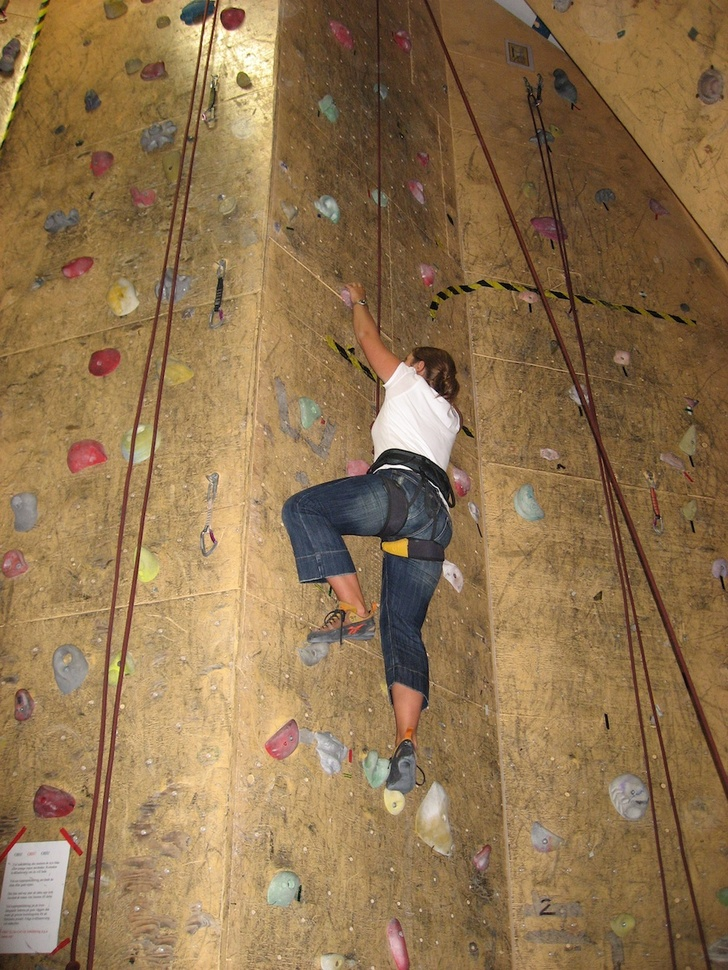
#> input picture chap2/data/climbing_1_small.jpg, 728 x 970 px, shrunk from 1000 x 1333 before the run
$ python -i harris.py   (imports and definitions only)
#> lines starting #> are read from the running program, lines starting #| are printed output that depends on the picture
from pylab import *
from numpy import *
from scipy.ndimage import filters

def compute_harris_response(im,sigma=3):
   """ グレースケール画像の各ピクセルについて
       Harrisコーナー検出器の応答関数を定義する """

   # 微分係数
   imx = zeros(im.shape)
   filters.gaussian_filter(im, (sigma,sigma), (0,1), imx)
   imy = zeros(im.shape)
   filters.gaussian_filter(im, (sigma,sigma), (1,0), imy)

   # Harris行列の成分を計算する
   Wxx = filters.gaussian_filter(imx*imx,sigma)
   Wxy = filters.gaussian_filter(imx*imy,sigma)
   Wyy = filters.gaussian_filter(imy*imy,sigma)

   # 判別式と対角成分
   Wdet = Wxx*Wyy - Wxy**2
   Wtr = Wxx + Wyy

   return Wdet / Wtr


# [123 lines left out: functions get_harris_points, plot_harris_points, get_descriptors, match, match_twosided, appendimages and 1 more, not called in this run]

>>> import cv2
>>> picture = cv2.imread('data/climbing_1_small.jpg', cv2.IMREAD_GRAYSCALE)
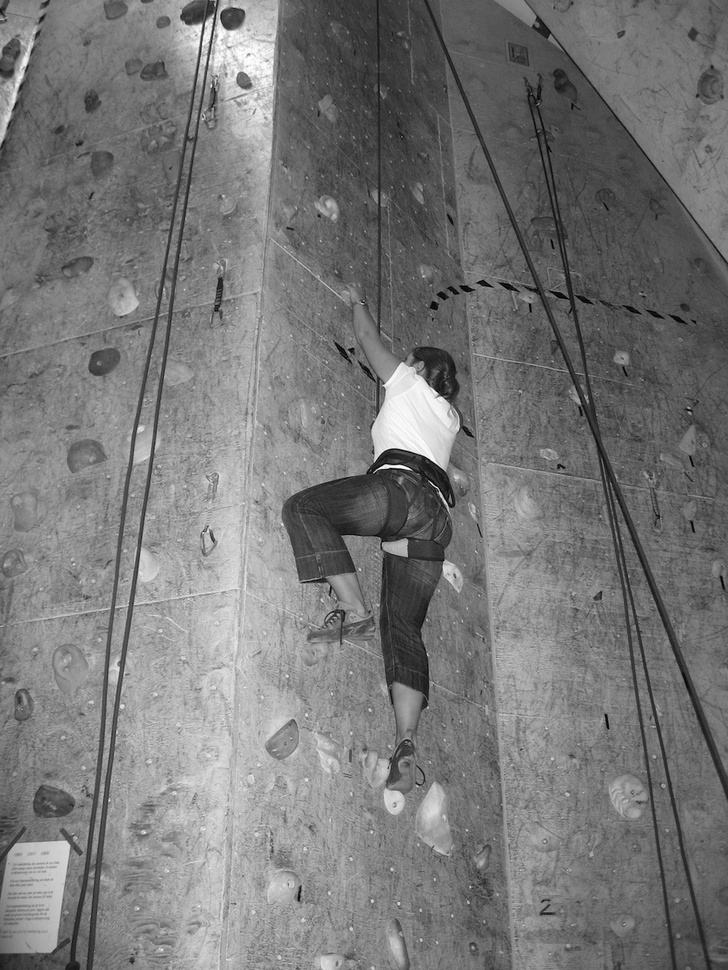
#> picture: shape (970, 728); min 0, max 255, mean 119.6
>>> result = compute_harris_response(picture)
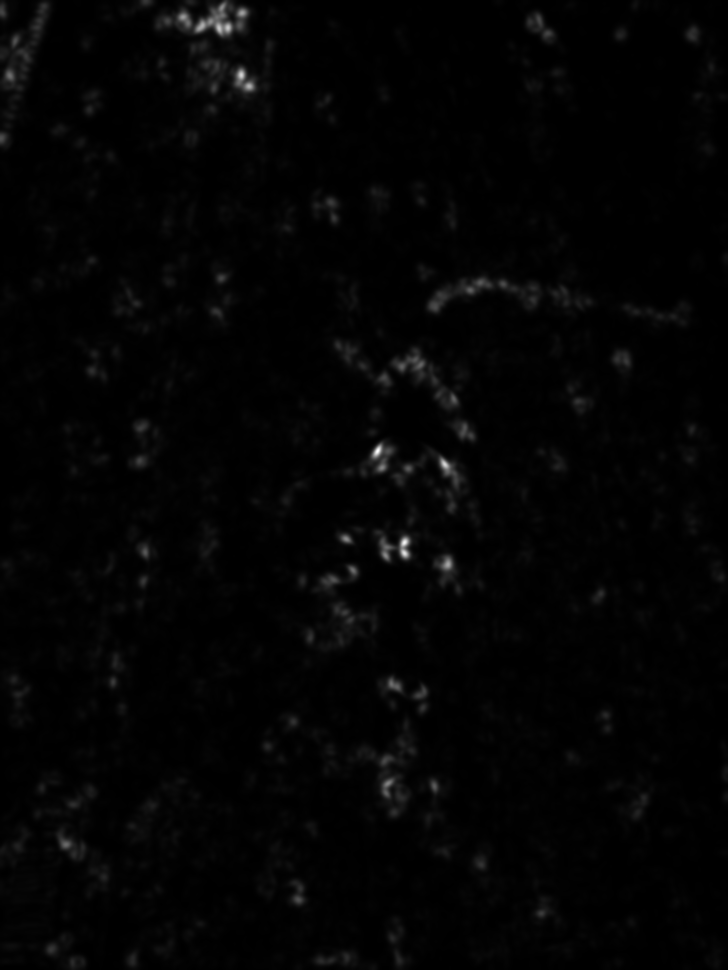
#> result: shape (970, 728) float64; min 0.00264, max 32.04, mean 0.5; drawn with min black and max white

$ run again, on chap2/data/climbing_2_small.jpg
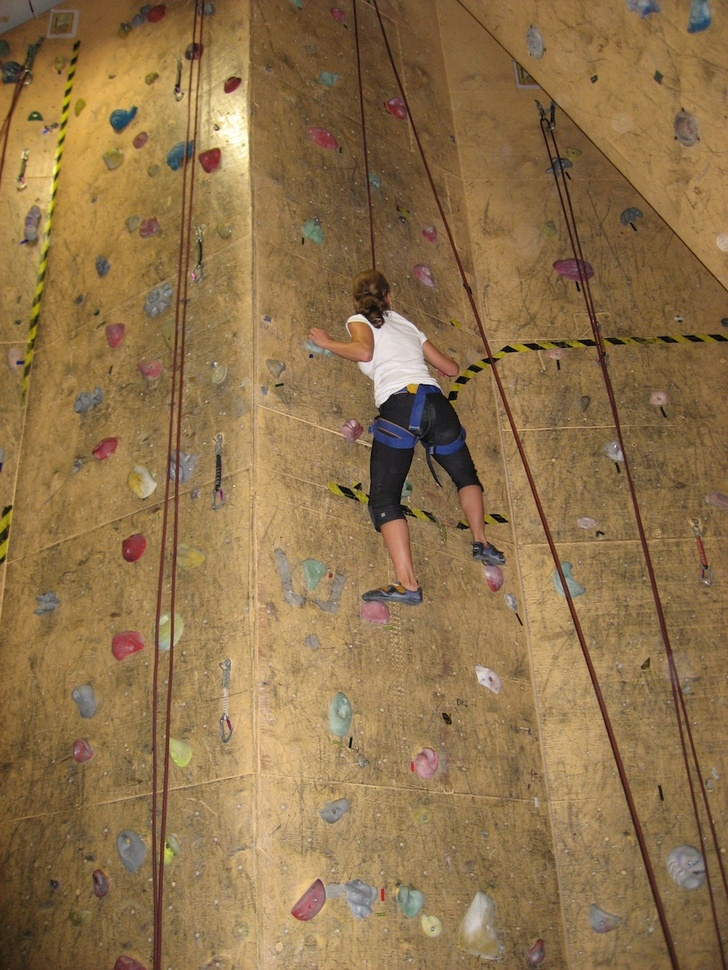
#> input picture chap2/data/climbing_2_small.jpg, 728 x 970 px, shrunk from 1000 x 1333 before the run
#> `picture = cv2.imread('data/climbing_1_small.jpg', cv2.IMREAD_GRAYSCALE)`:
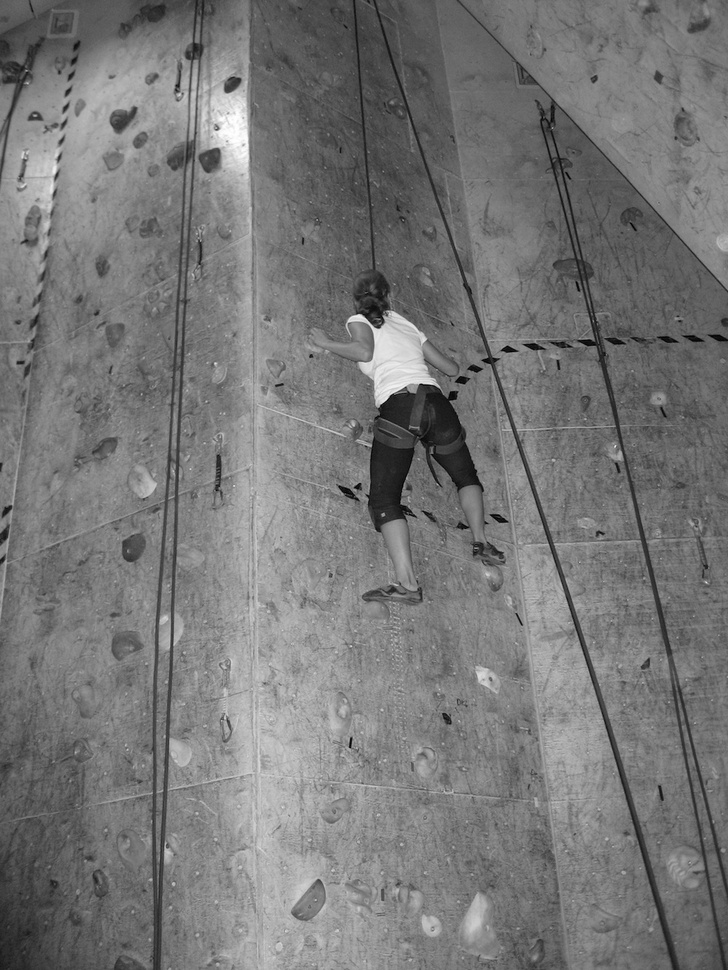
#> picture: shape (970, 728); min 0, max 255, mean 118.7
#> `result = compute_harris_response(picture)`:
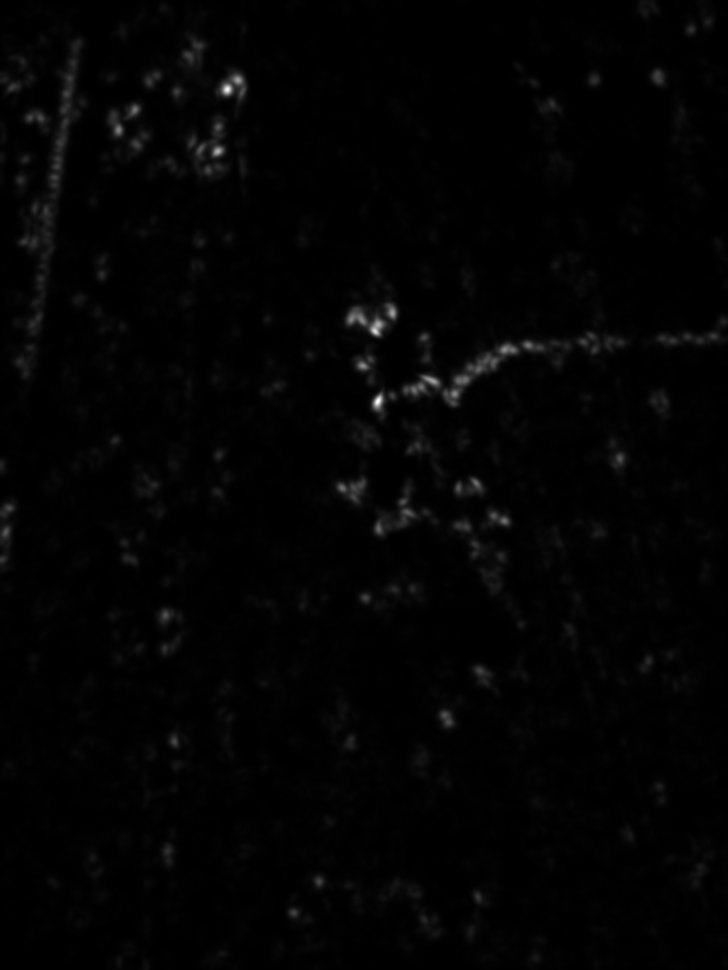
#> result: shape (970, 728) float64; min 0.00107, max 34.82, mean 0.5; drawn with min black and max white

$ run again, on chap2/data/crans_1_small.jpg
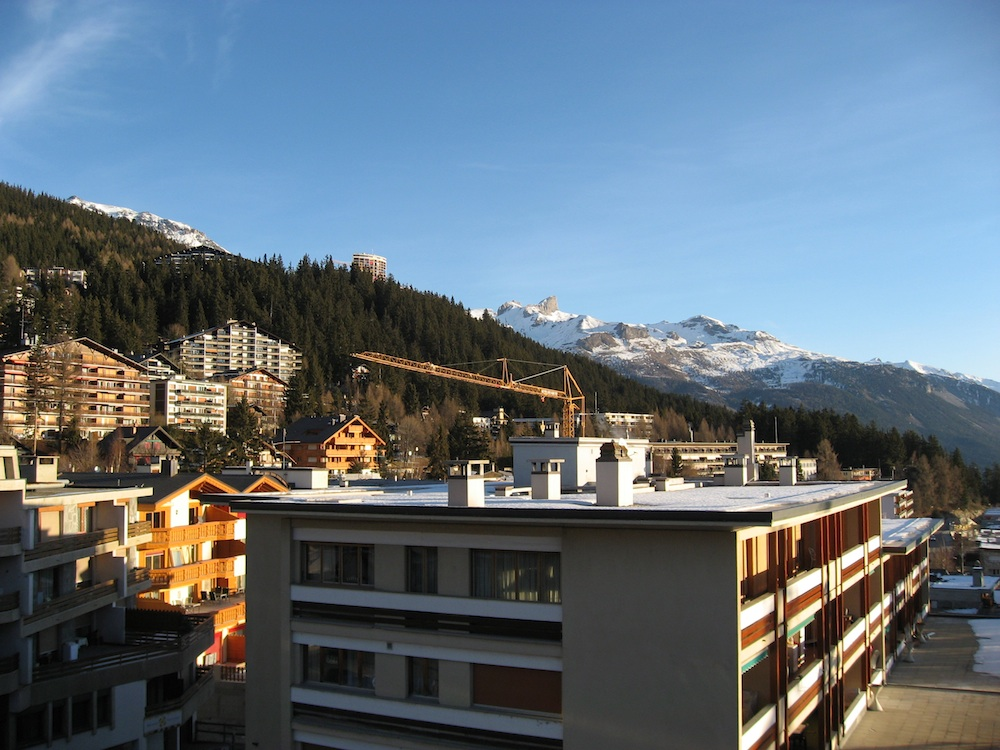
#> input picture chap2/data/crans_1_small.jpg, 1000 x 750 px
#> `picture = cv2.imread('data/climbing_1_small.jpg', cv2.IMREAD_GRAYSCALE)`:
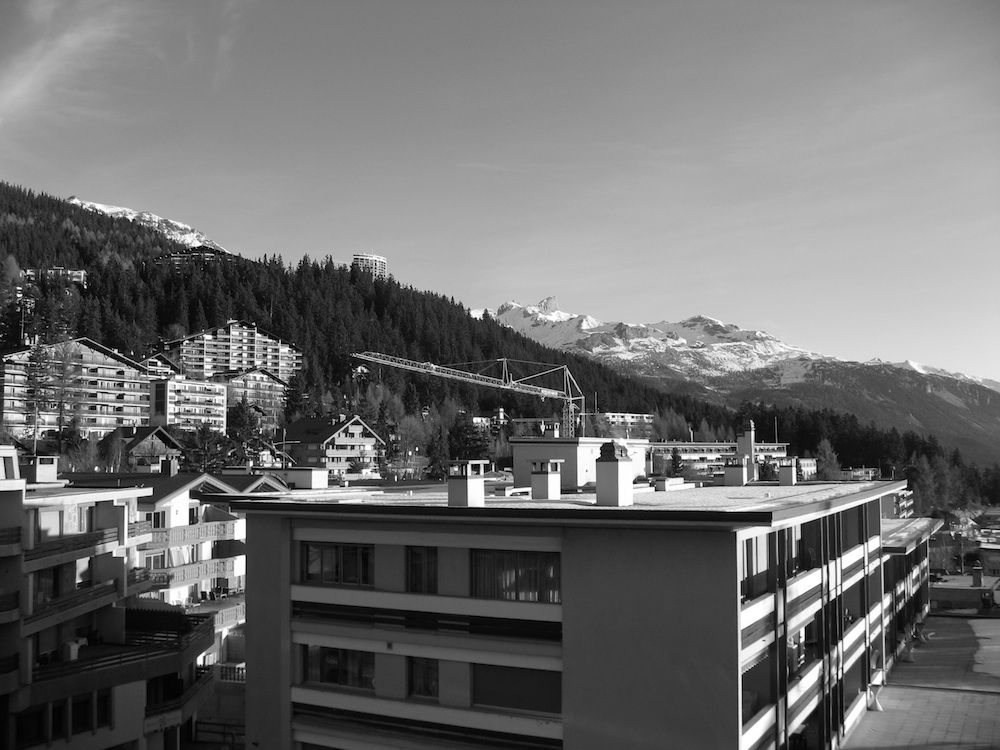
#> picture: shape (750, 1000); min 0, max 255, mean 110.3
#> `result = compute_harris_response(picture)`:
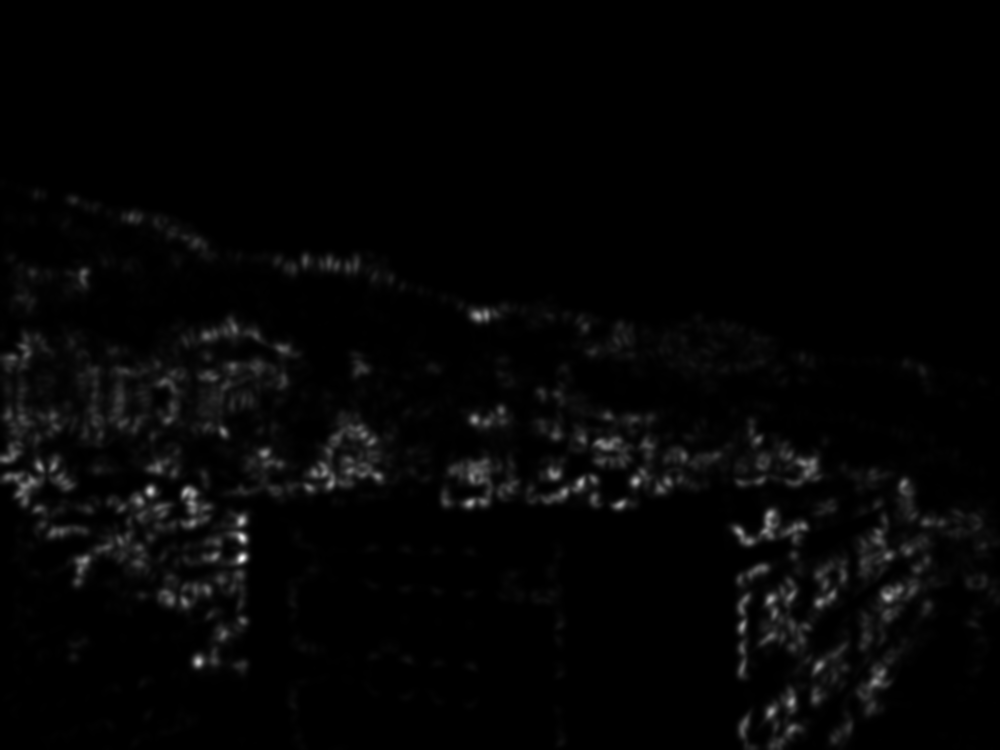
#> result: shape (750, 1000) float64; min 4.91e-05, max 80.3, mean 1.6; drawn with min black and max white

$ run again, on chap2/data/crans_2_small.jpg
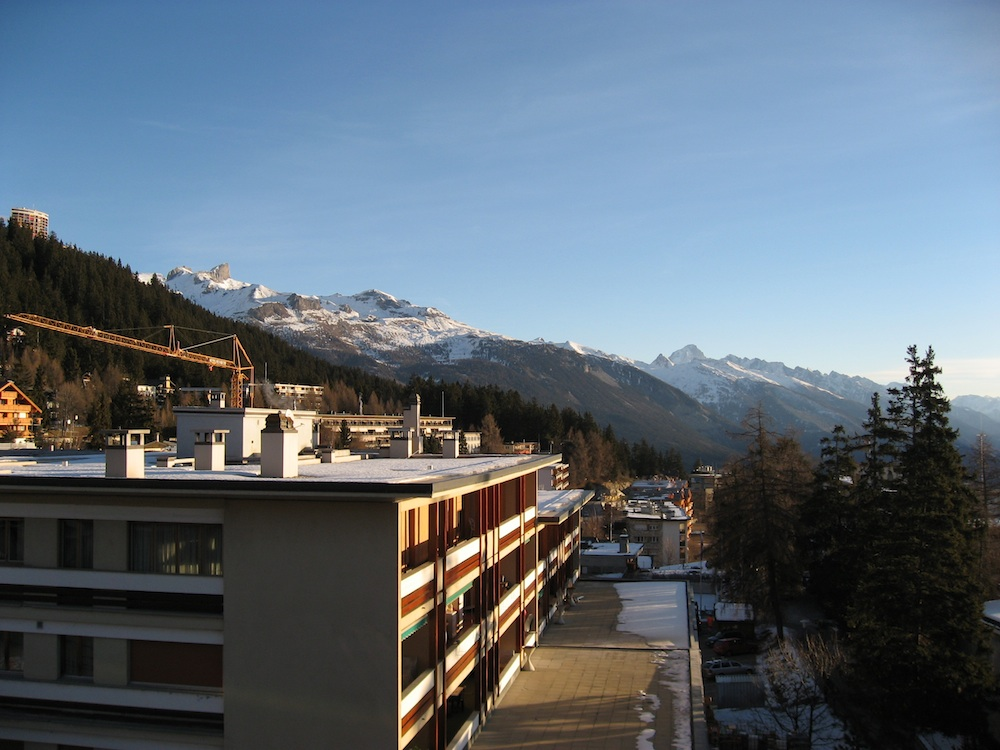
#> input picture chap2/data/crans_2_small.jpg, 1000 x 750 px
#> `picture = cv2.imread('data/climbing_1_small.jpg', cv2.IMREAD_GRAYSCALE)`:
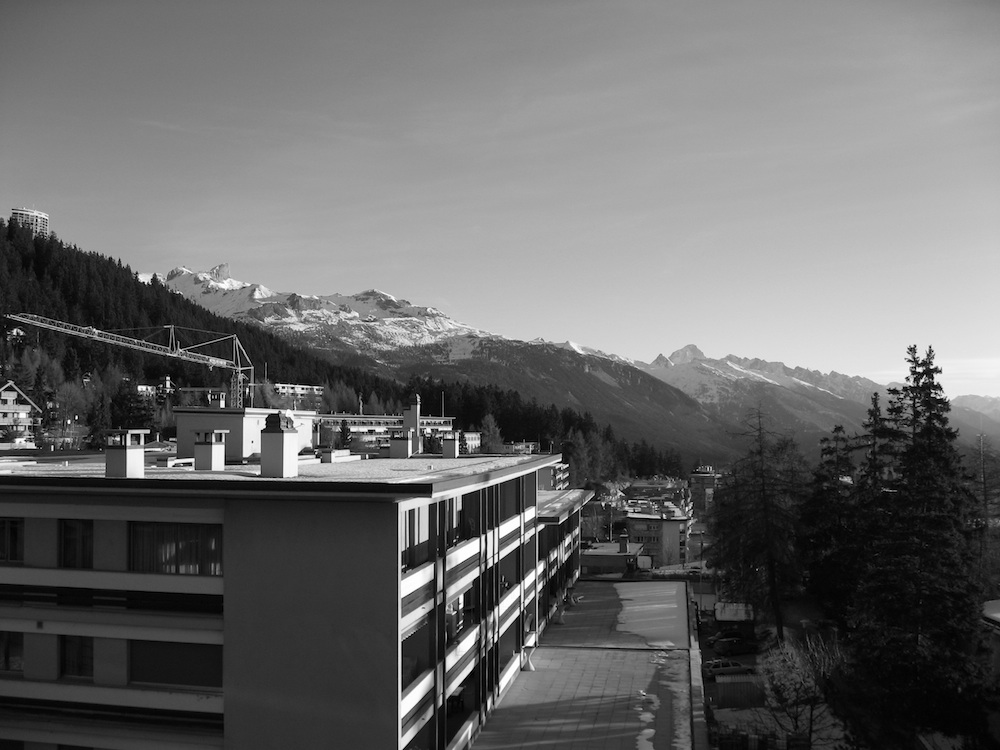
#> picture: shape (750, 1000); min 0, max 255, mean 104.9
#> `result = compute_harris_response(picture)`:
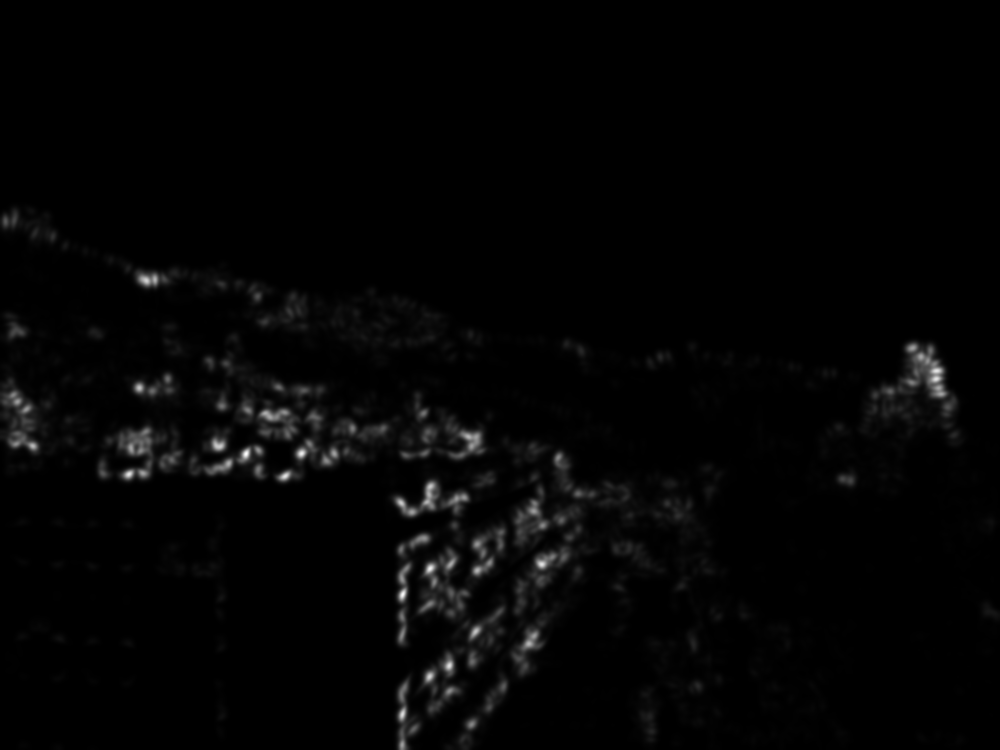
#> result: shape (750, 1000) float64; min 4.07e-05, max 56.7, mean 1; drawn with min black and max white
